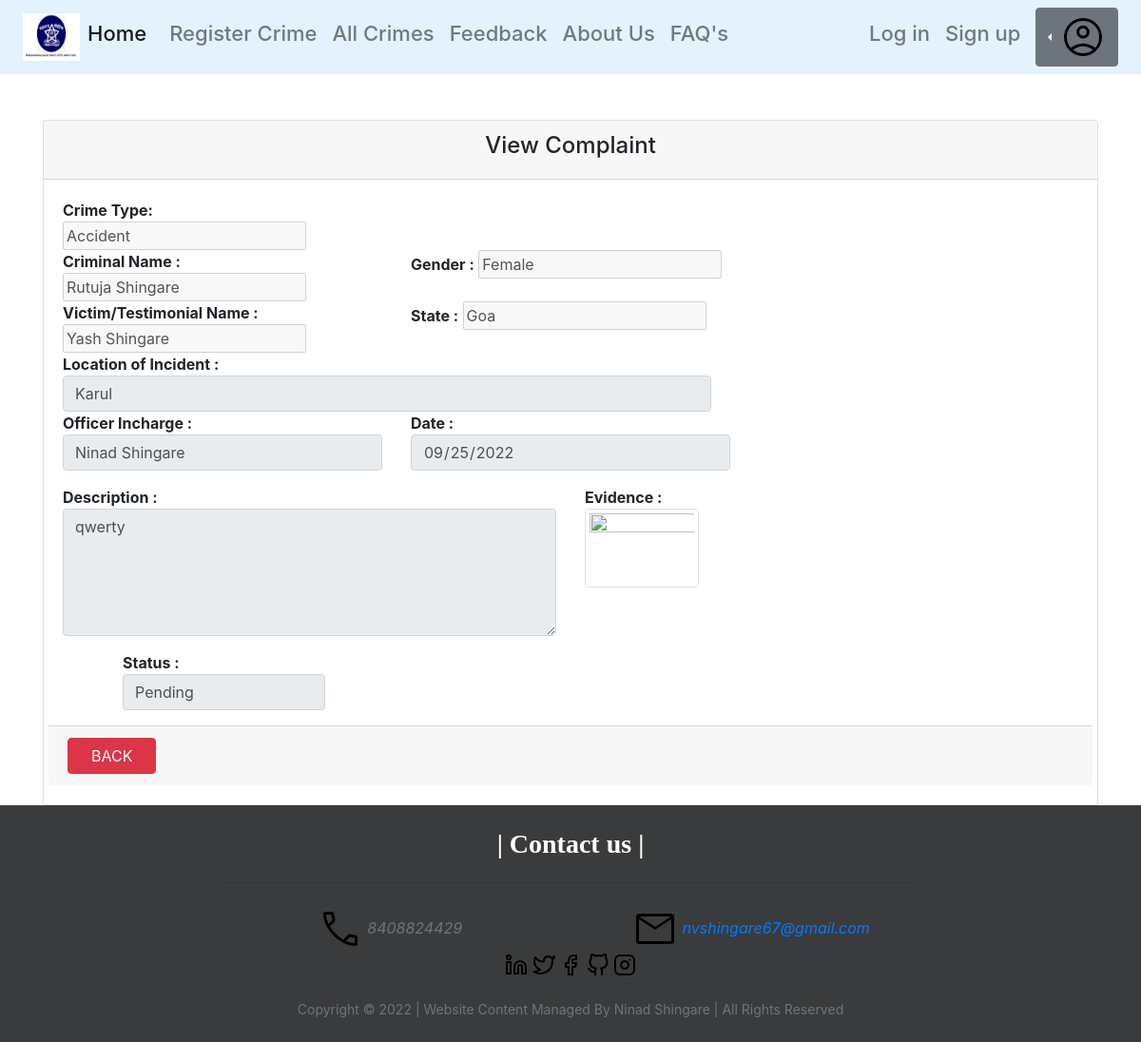
Page /crimeview.php?id=4 (signed in) on the committed database.
### tables this page shows
CREATE TABLE `crime_rep` (
  `Id` int(11) NOT NULL,
  `Crime_Done` varchar(30) NOT NULL,
  `Criminal_Name` varchar(40) NOT NULL,
  `Gender` varchar(10) NOT NULL,
  `VictimTestimonial_Name` varchar(40) NOT NULL,
  `State` varchar(15) NOT NULL,
  `Location` varchar(50) NOT NULL,
  `Officer_Incharge` varchar(40) NOT NULL,
  `Date` date NOT NULL,
  `Description` varchar(150) NOT NULL,
  `Evidence` varchar(30) NOT NULL,
  `Date_of_Register` datetime NOT NULL DEFAULT current_timestamp(),
  `Status` varchar(25) NOT NULL DEFAULT 'Pending'
);

### crimeview.php (the view, shortened to what this page needs)
<?php
require 'connection.php';
?>
<?php include('home.php')?>
<!doctype html>
<html lang="en">
  <head>
    <link rel="stylesheet" href="https://cdn.jsdelivr.net/npm/bootstrap@4.6.2/dist/css/bootstrap.min.css">
  </head>
  <body>
    <div class="container mt-5">
        <div class="row">
            <div class="col-md-12">
                <div class="card">
                    <div class="card-header">
                        <h4 align="center">View Complaint </h4>
                    </div>
                    <div class="card-body">
                        <?php
                        if($_GET['id'])
                        {
                            $crime_id=mysqli_real_escape_string($conn,$_GET['id']);
                            $query= "SELECT * FROM crime_rep WHERE Id ='$crime_id'";
                            $query_run=mysqli_query($conn,$query);
                            if(mysqli_num_rows($query_run) > 0)
                            {
                                $crime_rep=mysqli_fetch_array($query_run);
                                ?>
                                <form action="code.php" method="POST">
                                    <div class="row">
                                        <div class="col-4">
                                            <b>Crime Type:</b>
                                            <input type="text" value="<?= $crime_rep['Crime_Done']; ?>" placeholder="Enter Crime" name="crime" disabled>
                                        </div>
                                    </div>
                                    <div class="row">
                                        <div class="col-4">
                                            <b>Criminal Name :</b>
                                            <input type="text" value="<?= $crime_rep['Criminal_Name']; ?>" placeholder="Full Name" name="crim_name" disabled>
                                        </div>
                                        <div class="col-4">
                                            <b>Gender :</b>
                                            <input type="text" value="<?= $crime_rep['Gender']; ?>" placeholder="Gender" name="gender" disabled>
                                        </div>
                                    </div>
                                    <div class="row">
                                        <div class="col-4">
                                            <b>Victim/Testimonial Name :</b><input type="text"  name="victname" value="<?= $crime_rep['VictimTestimonial_Name']; ?>" placeholder="Full Name" disabled>
                                        </div>
                                        <div class="col-4">
                                            <b>State :</b>
                                            <input type="text" value="<?= $crime_rep['State']; ?>" placeholder="State" name="state" disabled>
                                        </div>
                                    </div>
                                    <div class="row col-8 ">
                                        <b>Location of Incident : </b>
                                        <input type="text" name="location" value="<?= $crime_rep['Location']; ?>" placeholder="Location" class="form-control" disabled >
                                    </div>
                                    <div class=" row ">
                                        <div class="col-4">
                                            <b>Officer Incharge :</b>
                                            <input type="text" name="officinch" value="<?= $crime_rep['Officer_Incharge']; ?>" placeholder="Full Name" class="form-control" disabled>
                                        </div>
                                        <div class="col-4 mb-3">
                                            <b>Date :</b>
                                            <input type="date" name="date" value="<?= $crime_rep['Date']; ?>" placeholder="" class="form-control" disabled>
                                        </div>
                                    </div>
                                    <div class=" row mb-3">
                                        <div class="col-6">
                                            <b>Description :</b>
                                            <textarea name="desc" cols="50" rows="5" name="desc" class="form-control" disabled><?= $crime_rep['Description']; ?></textarea>
                                        </div>
                                        <div class="col-6">
                                            <b>Evidence :</b> <br>
                                            <img src='evidence/<?= $crime_rep['Evidence'];?>' height=80  width=120 class='img-thumbnail' >
                                        </div>
                                    </div>
                                    <div class="row mb-3 mx-5">
                                        <div class="col-3">
                                            <b>Status :</b>
                                            <input type="text" name="status" value="<?= $crime_rep['Status']; ?>" placeholder="" class="form-control" disabled>
                                        </div>
                                    </div>
                                    <div class="row card-footer">
                                            <a href="crimes.php" class="btn btn-danger float-right px-4">BACK</a>
                                    </div>
                                </form>
                                <?php
                            }
                            else
                            {
                                echo "<h5>No Such Id Found  </h5>";
                            }
                        }
                        ?>
                    </div>
                </div>
            </div>
        </div>
    </div>
  </body>
</html>
<?php include('footer.php') ?>

### rows in the picture
crime_rep: crime "Accident", crim_name "Rutuja Shingare", gender "Female", victname "Yash Shingare", state "Goa", location "Karul", officinch "Ninad Shingare", date "09/25/2022", desc "qwerty", status "Pending"
